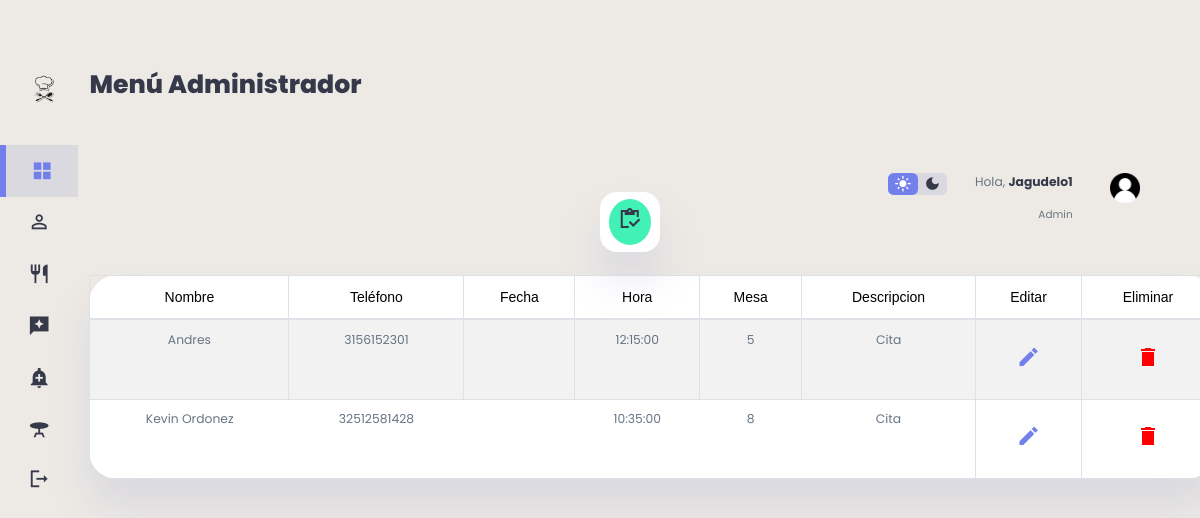
/admin/Admin.php (signed in), run on the app's committed database.
### tables this page shows
CREATE TABLE `reservas` (
  `id_reserva` int(11) NOT NULL,
  `Nombre_Completo` varchar(200) DEFAULT NULL,
  `Telefono` varchar(11) NOT NULL,
  `Fecha_Reserva` date DEFAULT NULL,
  `Hora` time DEFAULT NULL,
  `Descripcion` varchar(400) DEFAULT NULL,
  `Mesa` int(11) NOT NULL,
  `Documento` int(11) NOT NULL
);

### admin/Admin.php (the view, shortened to what this page needs)
 <?php
    include("../db/conexion.php");
    $datos= "SELECT * FROM reservas";
?>
<!DOCTYPE html>
<html lang="en">
<head>
    <link rel="stylesheet" href="https://cdnjs.cloudflare.com/ajax/libs/twitter-bootstrap/4.1.3/css/bootstrap.css">
    <link rel="stylesheet" href="https://cdn.datatables.net/1.10.20/css/dataTables.bootstrap4.min.css">
    <link rel="stylesheet"a href="../admin/style.css">
</head>
<body>
<div class="content">
    <div class="container1">
        <aside>
            <div class="top">
                 <div class="logo">
                       <img src="img/icon.png">
                 </div>
            </div>
            <div class="sidebar">
                <a href="../admin/admin.php" class="active">
                     <span class="material-icons-sharp">grid_view</span>
                </a>
                <a href="../clientes/clientes.php">
                    <span class="material-icons-sharp">person_outline</span>
               </a>
               <a href="../platillos/platillos.php">
                    <span class="material-icons-sharp">restaurant</span>
               </a>
               <a href="../resenas/resenas.php">
                    <span class="material-icons-sharp">reviews</span>
                </a>
                <a href="../ventas/ventas.php">
                    <span class="material-icons-sharp">add_alert</span>
                </a>
                <a href="../mesas/mesa.php">
                    <span class="material-icons-sharp">table_bar</span>
                </a>
                <a href="../view/cerrar_sesion.php">
                    <span class="material-icons-sharp">logout</span>
                </a>
            </div>
        </aside>
        <main>
            <h1>Menú Administrador</h1>
            <br>
            <div class="recent-orders">
            <table id="tablax" border="0" cellspacing="5" cellpadding="5" class="table table-striped table-bordered" style="width:100%" >
            <div class="container2" style="margin-top: 10px;padding: 5px">
                <thead>
                    <tr>
                            <td> <font face="Arial" style="color: var(--color-info-dark); font-size: 1rem;">Nombre</font> </td>
                            <td> <font face="Arial" style="color: var(--color-info-dark); font-size: 1rem;">Teléfono</font> </td>
                            <td> <font face="Arial" style="color: var(--color-info-dark); font-size: 1rem;">Fecha</font> </td>
                            <td> <font face="Arial" style="color: var(--color-info-dark); font-size: 1rem;">Hora</font> </td>
                            <td> <font face="Arial" style="color: var(--color-info-dark); font-size: 1rem;">Mesa</font> </td>
                            <td> <font face="Arial" style="color: var(--color-info-dark); font-size: 1rem;">Descripcion</font> </td>
                            <td> <font face="Arial" style="color: var(--color-info-dark); font-size: 1rem;">Editar</font> </td>
                            <td> <font face="Arial" style="color: var(--color-info-dark); font-size: 1rem;">Eliminar</font> </td>
                        </tr>
                    </thead>
                </div>
                    <tbody>
                    <?php foreach ($conexion -> query($datos) as $row) {
                        ?>
                                <tr>
                                    <td><p><?php echo $row['Nombre_Completo'] ?></p></td>
                                    <td><p><?php echo $row['Telefono'] ?></p></td>
                                    <td><p><?php echo $row['Fecha'] ?></p></td>
                                    <td><p><?php echo $row['Hora'] ?></p></td>
                                    <td><p><?php echo $row['Mesa'] ?></p></td>
                                    <td><p><?php echo $row['Descripcion'] ?></p></td>
                                    <th><a href="actualizar.php?id_reserva=<?php echo $row['id_reserva']?>"> <span class="material-icons-sharp">edit</span> </a></th>
                                    <th><a href="delete.php?id_reserva=<?php echo $row['id_reserva']?>"> <span class="material-icons-sharp" style="color: red;">delete</span> </a></th>
                                </tr>
                        <?php
                        }
                    ?>
                    </tbody>
                </table>
            </div>
        </main>
        <div class="right">
            <div class="top">
                <div class="theme-toggler">
                    <span class="material-icons-sharp active">light_mode</span>
                    <span class="material-icons-sharp">dark_mode</span>
                </div>
                <div class="profile">
                    <div class="info">
                        <p>Hola, <b><?php echo $_SESSION['usuario']; ?></b></p>
                        <small class="text-muted">Admin</small>
                    </div>
                    <div class="profile-photo">
                       <img src="./img/user.png">
                    </div>
                </div>
            </div>
            <div class="sales-analytics">
                <div class="item customers">
                    <div class="icon">
                        <a target="_blank" href="../Rreservas/reservas.php"><span class="material-icons-sharp">inventory</span></a>
                    </div>
                </div>
            </div>
        </div>
    </div>
</div>
</body>
</html>

### data on the page
reservas: Nombre_Completo "Andres", Telefono "3156152301", Hora "12:15:00", Mesa "5", Descripcion "Cita"
reservas: Nombre_Completo "Kevin Ordonez", Telefono "32512581428", Hora "10:35:00", Mesa "8", Descripcion "Cita"

### other printed values
$_SESSION['usuario'] "Jagudelo1"
